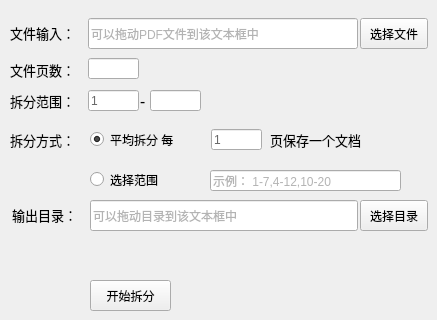
       <widget class="QWidget" name="tab_Filesplit">
        <attribute name="title">
         <string>文件拆分</string>
        </attribute>
        <widget class="CustomLineEdit" name="lineEditInputFilesplit">
         <property name="geometry">
          <rect>
           <x>88</x>
           <y>18</y>
           <width>270</width>
           <height>31</height>
          </rect>
         </property>
         <property name="styleSheet">
          <string notr="true">color: rgb(103, 103, 103);</string>
         </property>
         <property name="text">
          <string/>
         </property>
         <property name="readOnly">
          <bool>true</bool>
         </property>
         <property name="placeholderText">
          <string>可以拖动PDF文件到该文本框中</string>
         </property>
        </widget>
        <widget class="QPushButton" name="btnSelectFilesplit">
         <property name="geometry">
          <rect>
           <x>360</x>
           <y>18</y>
           <width>68</width>
           <height>31</height>
          </rect>
         </property>
         <property name="styleSheet">
          <string notr="true"/>
         </property>
         <property name="text">
          <string>选择文件</string>
         </property>
        </widget>
        <widget class="QLabel" name="labInput_2">
         <property name="geometry">
          <rect>
           <x>10</x>
           <y>23</y>
           <width>81</width>
           <height>20</height>
          </rect>
         </property>
         <property name="font">
          <font>
           <family>等线</family>
           <pointsize>10</pointsize>
           <weight>50</weight>
           <italic>false</italic>
           <bold>false</bold>
          </font>
         </property>
         <property name="styleSheet">
          <string notr="true">
font: 10pt &quot;等线&quot;;</string>
         </property>
         <property name="text">
          <string>文件输入：</string>
         </property>
        </widget>
        <widget class="CustomLineEdit" name="lineEditSplitpages">
         <property name="geometry">
          <rect>
           <x>88</x>
           <y>58</y>
           <width>51</width>
           <height>21</height>
          </rect>
         </property>
         <property name="styleSheet">
          <string notr="true">color: rgb(103, 103, 103);</string>
         </property>
         <property name="text">
          <string/>
         </property>
         <property name="readOnly">
          <bool>true</bool>
         </property>
         <property name="placeholderText">
          <string/>
         </property>
        </widget>
        <widget class="QLabel" name="labInput_3">
         <property name="geometry">
          <rect>
           <x>10</x>
           <y>60</y>
           <width>81</width>
           <height>20</height>
          </rect>
         </property>
         <property name="font">
          <font>
           <family>等线</family>
           <pointsize>10</pointsize>
           <weight>50</weight>
           <italic>false</italic>
           <bold>false</bold>
          </font>
         </property>
         <property name="styleSheet">
          <string notr="true">
font: 10pt &quot;等线&quot;;</string>
         </property>
         <property name="text">
          <string>文件页数：</string>
         </property>
        </widget>
        <widget class="CustomLineEdit" name="lineEditSplitStart">
         <property name="geometry">
          <rect>
           <x>88</x>
           <y>90</y>
           <width>51</width>
           <height>21</height>
          </rect>
         </property>
         <property name="styleSheet">
          <string notr="true">color: rgb(103, 103, 103);</string>
         </property>
         <property name="text">
          <string>1</string>
         </property>
         <property name="placeholderText">
          <string>可以拖动目录到该文本框中</string>
         </property>
        </widget>
        <widget class="QLabel" name="labInput_4">
         <property name="geometry">
          <rect>
           <x>10</x>
           <y>91</y>
           <width>81</width>
           <height>20</height>
          </rect>
         </property>
         <property name="font">
          <font>
           <family>等线</family>
           <pointsize>10</pointsize>
           <weight>50</weight>
           <italic>false</italic>
           <bold>false</bold>
          </font>
         </property>
         <property name="styleSheet">
          <string notr="true">
font: 10pt &quot;等线&quot;;</string>
         </property>
         <property name="text">
          <string>拆分范围：</string>
         </property>
        </widget>
        <widget class="CustomLineEdit" name="lineEditSplitEnd">
         <property name="geometry">
          <rect>
           <x>150</x>
           <y>90</y>
           <width>51</width>
           <height>21</height>
          </rect>
         </property>
         <property name="styleSheet">
          <string notr="true">color: rgb(103, 103, 103);</string>
         </property>
         <property name="text">
          <string/>
         </property>
         <property name="placeholderText">
          <string/>
         </property>
        </widget>
        <widget class="QLabel" name="labInput_5">
         <property name="geometry">
          <rect>
           <x>10</x>
           <y>130</y>
           <width>81</width>
           <height>20</height>
          </rect>
         </property>
         <property name="font">
          <font>
           <family>等线</family>
           <pointsize>10</pointsize>
           <weight>50</weight>
           <italic>false</italic>
           <bold>false</bold>
          </font>
         </property>
         <property name="styleSheet">
          <string notr="true">
font: 10pt &quot;等线&quot;;</string>
         </property>
         <property name="text">
          <string>拆分方式：</string>
         </property>
        </widget>
        <widget class="QRadioButton" name="radioButtonSplitaverage">
         <property name="geometry">
          <rect>
           <x>90</x>
           <y>130</y>
           <width>121</width>
           <height>19</height>
          </rect>
         </property>
         <property name="styleSheet">
          <string notr="true">font: 10pt &quot;Microsoft YaHei UI&quot;;</string>
         </property>
         <property name="text">
          <string>平均拆分 每</string>
         </property>
         <property name="checked">
          <bool>true</bool>
         </property>
        </widget>
        <widget class="QRadioButton" name="radioButtonSpliterange">
         <property name="geometry">
          <rect>
           <x>90</x>
           <y>170</y>
           <width>101</width>
           <height>19</height>
          </rect>
         </property>
         <property name="styleSheet">
          <string notr="true">font: 10pt &quot;Microsoft YaHei UI&quot;;</string>
         </property>
         <property name="text">
          <string>选择范围</string>
         </property>
        </widget>
        <widget class="CustomLineEdit" name="lineEditSubPages">
         <property name="geometry">
          <rect>
           <x>211</x>
           <y>129</y>
           <width>51</width>
           <height>21</height>
          </rect>
         </property>
         <property name="styleSheet">
          <string notr="true">color: rgb(103, 103, 103);</string>
         </property>
         <property name="text">
          <string>1</string>
         </property>
         <property name="placeholderText">
          <string>可以拖动目录到该文本框中</string>
         </property>
        </widget>
        <widget class="QLabel" name="labInput_6">
         <property name="geometry">
          <rect>
           <x>270</x>
           <y>130</y>
           <width>131</width>
           <height>20</height>
          </rect>
         </property>
         <property name="font">
          <font>
           <family>Microsoft YaHei UI</family>
           <pointsize>10</pointsize>
           <weight>50</weight>
           <italic>false</italic>
           <bold>false</bold>
          </font>
         </property>
         <property name="styleSheet">
          <string notr="true">font: 10pt &quot;Microsoft YaHei UI&quot;;</string>
         </property>
         <property name="text">
          <string>页保存一个文档</string>
         </property>
        </widget>
        <widget class="CustomLineEdit" name="lineEditSplitscope">
         <property name="geometry">
          <rect>
           <x>210</x>
           <y>170</y>
           <width>191</width>
           <height>21</height>
          </rect>
         </property>
         <property name="styleSheet">
          <string notr="true">color: rgb(103, 103, 103);</string>
         </property>
         <property name="text">
          <string/>
         </property>
         <property name="placeholderText">
          <string>示例： 1-7,4-12,10-20</string>
         </property>
        </widget>
        <widget class="QPushButton" name="btnSplitPdf">
         <property name="geometry">
          <rect>
           <x>90</x>
           <y>280</y>
           <width>81</width>
           <height>31</height>
          </rect>
         </property>
         <property name="toolTip">
          <string>&lt;html&gt;&lt;head/&gt;&lt;body&gt;&lt;p&gt;&lt;span style=&quot; font-size:10pt; color:#0055ff;&quot;&gt;将增加过水印的PDF导出为图片PDF&lt;/span&gt;&lt;/p&gt;&lt;/body&gt;&lt;/html&gt;</string>
         </property>
         <property name="styleSheet">
          <string notr="true"/>
         </property>
         <property name="text">
          <string>开始拆分</string>
         </property>
        </widget>
        <widget class="QLabel" name="labInput_7">
         <property name="geometry">
          <rect>
           <x>140</x>
           <y>90</y>
           <width>21</width>
           <height>20</height>
          </rect>
         </property>
         <property name="font">
          <font>
           <family>等线</family>
           <pointsize>12</pointsize>
           <weight>50</weight>
           <italic>false</italic>
           <bold>false</bold>
          </font>
         </property>
         <property name="styleSheet">
          <string notr="true">
font: 12pt &quot;等线&quot;;</string>
         </property>
         <property name="text">
          <string>-</string>
         </property>
        </widget>
        <widget class="QPushButton" name="btnSelectSplitDir">
         <property name="geometry">
          <rect>
           <x>360</x>
           <y>200</y>
           <width>68</width>
           <height>31</height>
          </rect>
         </property>
         <property name="styleSheet">
          <string notr="true"/>
         </property>
         <property name="text">
          <string>选择目录</string>
         </property>
        </widget>
        <widget class="QLabel" name="labInput_8">
         <property name="geometry">
          <rect>
           <x>12</x>
           <y>205</y>
           <width>81</width>
           <height>20</height>
          </rect>
         </property>
         <property name="font">
          <font>
           <family>等线</family>
           <pointsize>10</pointsize>
           <weight>50</weight>
           <italic>false</italic>
           <bold>false</bold>
          </font>
         </property>
         <property name="styleSheet">
          <string notr="true">
font: 10pt &quot;等线&quot;;</string>
         </property>
         <property name="text">
          <string>输出目录：</string>
         </property>
        </widget>
        <widget class="CustomLineEdit" name="lineEditSplitOutput">
         <property name="geometry">
          <rect>
           <x>90</x>
           <y>200</y>
           <width>268</width>
           <height>31</height>
          </rect>
         </property>
         <property name="styleSheet">
          <string notr="true">color: rgb(103, 103, 103);</string>
         </property>
         <property name="text">
          <string/>
         </property>
         <property name="readOnly">
          <bool>true</bool>
         </property>
         <property name="placeholderText">
          <string>可以拖动目录到该文本框中</string>
         </property>
        </widget>
        <zorder>btnSelectFilesplit</zorder>
        <zorder>labInput_2</zorder>
        <zorder>lineEditInputFilesplit</zorder>
        <zorder>labInput_3</zorder>
        <zorder>lineEditSplitpages</zorder>
        <zorder>labInput_4</zorder>
        <zorder>lineEditSplitStart</zorder>
        <zorder>labInput_5</zorder>
        <zorder>radioButtonSplitaverage</zorder>
        <zorder>radioButtonSpliterange</zorder>
        <zorder>lineEditSubPages</zorder>
        <zorder>labInput_6</zorder>
        <zorder>lineEditSplitscope</zorder>
        <zorder>btnSplitPdf</zorder>
        <zorder>labInput_7</zorder>
        <zorder>lineEditSplitEnd</zorder>
        <zorder>btnSelectSplitDir</zorder>
        <zorder>labInput_8</zorder>
        <zorder>lineEditSplitOutput</zorder>
       </widget>
